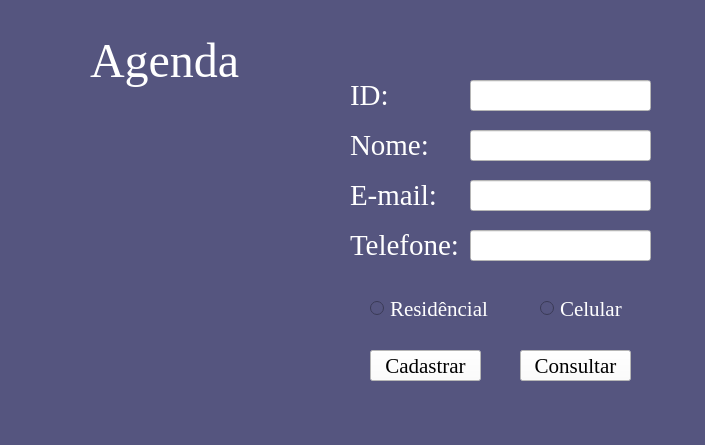
<?xml version="1.0" encoding="UTF-8"?>
<ui version="4.0">
 <class>MainWindow</class>
 <widget class="QMainWindow" name="MainWindow">
  <property name="geometry">
   <rect>
    <x>0</x>
    <y>0</y>
    <width>705</width>
    <height>445</height>
   </rect>
  </property>
  <property name="font">
   <font>
    <family>Times New Roman</family>
   </font>
  </property>
  <property name="windowTitle">
   <string>MainWindow</string>
  </property>
  <property name="layoutDirection">
   <enum>Qt::LeftToRight</enum>
  </property>
  <property name="styleSheet">
   <string notr="true">
background-color:rgb(85, 85, 127);</string>
  </property>
  <widget class="QWidget" name="centralwidget">
   <widget class="QLabel" name="agenda_label">
    <property name="geometry">
     <rect>
      <x>90</x>
      <y>20</y>
      <width>151</width>
      <height>81</height>
     </rect>
    </property>
    <property name="font">
     <font>
      <family>Times New Roman</family>
      <pointsize>36</pointsize>
      <weight>50</weight>
      <bold>false</bold>
     </font>
    </property>
    <property name="styleSheet">
     <string notr="true">color:rgb(255, 255, 255)</string>
    </property>
    <property name="text">
     <string>Agenda</string>
    </property>
   </widget>
   <widget class="QLabel" name="id_label">
    <property name="geometry">
     <rect>
      <x>350</x>
      <y>80</y>
      <width>41</width>
      <height>31</height>
     </rect>
    </property>
    <property name="font">
     <font>
      <family>Times New Roman</family>
      <pointsize>22</pointsize>
      <weight>50</weight>
      <bold>false</bold>
     </font>
    </property>
    <property name="styleSheet">
     <string notr="true">color:rgb(255, 255, 255)</string>
    </property>
    <property name="text">
     <string>ID:</string>
    </property>
   </widget>
   <widget class="QLabel" name="name_label">
    <property name="geometry">
     <rect>
      <x>350</x>
      <y>130</y>
      <width>81</width>
      <height>31</height>
     </rect>
    </property>
    <property name="font">
     <font>
      <family>Times New Roman</family>
      <pointsize>22</pointsize>
      <weight>50</weight>
      <bold>false</bold>
     </font>
    </property>
    <property name="styleSheet">
     <string notr="true">color:rgb(255, 255, 255)</string>
    </property>
    <property name="text">
     <string>Nome:</string>
    </property>
   </widget>
   <widget class="QLabel" name="email_label">
    <property name="geometry">
     <rect>
      <x>350</x>
      <y>180</y>
      <width>91</width>
      <height>31</height>
     </rect>
    </property>
    <property name="font">
     <font>
      <family>Times New Roman</family>
      <pointsize>22</pointsize>
      <weight>50</weight>
      <bold>false</bold>
     </font>
    </property>
    <property name="styleSheet">
     <string notr="true">color:rgb(255, 255, 255)</string>
    </property>
    <property name="text">
     <string>E-mail:</string>
    </property>
   </widget>
   <widget class="QLabel" name="phone_label">
    <property name="geometry">
     <rect>
      <x>350</x>
      <y>230</y>
      <width>111</width>
      <height>31</height>
     </rect>
    </property>
    <property name="font">
     <font>
      <family>Times New Roman</family>
      <pointsize>22</pointsize>
      <weight>50</weight>
      <bold>false</bold>
     </font>
    </property>
    <property name="styleSheet">
     <string notr="true">color:rgb(255, 255, 255)</string>
    </property>
    <property name="text">
     <string>Telefone:</string>
    </property>
   </widget>
   <widget class="QLineEdit" name="id_text">
    <property name="geometry">
     <rect>
      <x>470</x>
      <y>80</y>
      <width>181</width>
      <height>31</height>
     </rect>
    </property>
    <property name="styleSheet">
     <string notr="true">background-color: rgb(255, 255, 255);</string>
    </property>
   </widget>
   <widget class="QLineEdit" name="nome">
    <property name="geometry">
     <rect>
      <x>470</x>
      <y>130</y>
      <width>181</width>
      <height>31</height>
     </rect>
    </property>
    <property name="styleSheet">
     <string notr="true">background-color: rgb(255, 255, 255);</string>
    </property>
   </widget>
   <widget class="QLineEdit" name="email">
    <property name="geometry">
     <rect>
      <x>470</x>
      <y>180</y>
      <width>181</width>
      <height>31</height>
     </rect>
    </property>
    <property name="styleSheet">
     <string notr="true">background-color: rgb(255, 255, 255);</string>
    </property>
   </widget>
   <widget class="QLineEdit" name="telefone">
    <property name="geometry">
     <rect>
      <x>470</x>
      <y>230</y>
      <width>181</width>
      <height>31</height>
     </rect>
    </property>
    <property name="styleSheet">
     <string notr="true">background-color: rgb(255, 255, 255);</string>
    </property>
   </widget>
   <widget class="QRadioButton" name="telefone_residencial">
    <property name="geometry">
     <rect>
      <x>370</x>
      <y>300</y>
      <width>121</width>
      <height>17</height>
     </rect>
    </property>
    <property name="font">
     <font>
      <family>Times New Roman</family>
      <pointsize>16</pointsize>
     </font>
    </property>
    <property name="styleSheet">
     <string notr="true">color:rgb(255, 255, 255)</string>
    </property>
    <property name="text">
     <string>Residêncial</string>
    </property>
   </widget>
   <widget class="QRadioButton" name="celular">
    <property name="geometry">
     <rect>
      <x>540</x>
      <y>300</y>
      <width>91</width>
      <height>17</height>
     </rect>
    </property>
    <property name="font">
     <font>
      <family>Times New Roman</family>
      <pointsize>16</pointsize>
     </font>
    </property>
    <property name="styleSheet">
     <string notr="true">color:rgb(255, 255, 255)</string>
    </property>
    <property name="text">
     <string>Celular</string>
    </property>
   </widget>
   <widget class="QPushButton" name="btn_cadastrar">
    <property name="geometry">
     <rect>
      <x>370</x>
      <y>350</y>
      <width>111</width>
      <height>31</height>
     </rect>
    </property>
    <property name="font">
     <font>
      <family>Times New Roman</family>
      <pointsize>16</pointsize>
     </font>
    </property>
    <property name="styleSheet">
     <string notr="true">background-color: rgb(255, 255, 255);</string>
    </property>
    <property name="text">
     <string>Cadastrar</string>
    </property>
   </widget>
   <widget class="QPushButton" name="btn_consultar">
    <property name="geometry">
     <rect>
      <x>520</x>
      <y>350</y>
      <width>111</width>
      <height>31</height>
     </rect>
    </property>
    <property name="font">
     <font>
      <family>Times New Roman</family>
      <pointsize>16</pointsize>
     </font>
    </property>
    <property name="styleSheet">
     <string notr="true">background-color: rgb(255, 255, 255);</string>
    </property>
    <property name="text">
     <string>Consultar</string>
    </property>
   </widget>
   <widget class="QLabel" name="image">
    <property name="enabled">
     <bool>false</bool>
    </property>
    <property name="geometry">
     <rect>
      <x>80</x>
      <y>150</y>
      <width>161</width>
      <height>151</height>
     </rect>
    </property>
    <property name="styleSheet">
     <string notr="true">background-image: url(:/image/TelefoneEditado.jpg);</string>
    </property>
    <property name="text">
     <string/>
    </property>
    <property name="scaledContents">
     <bool>false</bool>
    </property>
   </widget>
  </widget>
  <widget class="QMenuBar" name="menubar">
   <property name="geometry">
    <rect>
     <x>0</x>
     <y>0</y>
     <width>705</width>
     <height>21</height>
    </rect>
   </property>
  </widget>
  <widget class="QStatusBar" name="statusbar"/>
 </widget>
 <resources>
  <include location="test.txt"/>
 </resources>
 <connections/>
</ui>
